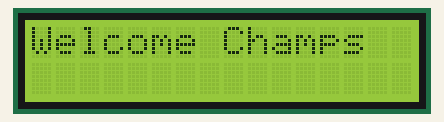
Simulated run of this sketch. Board: Arduino Uno, built with avr-gcc and run on an emulated ATmega328P. Shown: 16×2 character LCD.

Above: at 0.1 s.
At 1.1 s:
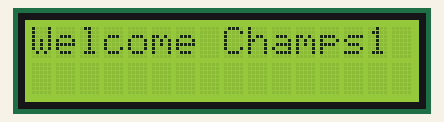
At 10.7 s:
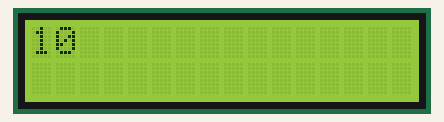
At 20.2 s:
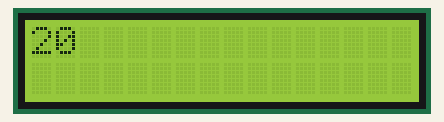
At 29.8 s:
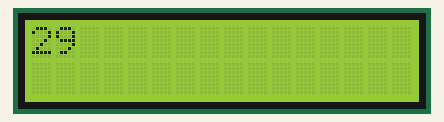
At 39.3 s:
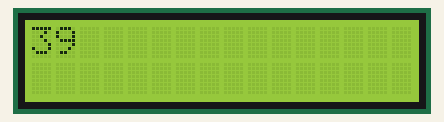

The sketch:

Lcd_millis.ino
```cpp
#include<LiquidCrystal.h>


const int rs=13, e=12, d4=8, d5=9, d6=10, d7=11;
LiquidCrystal lcd(rs, e, d4, d5, d6, d7);
void setup() {
  // put your setup code here, to run once:
lcd.begin(16,2);

lcd.print("Welcome Champs");
delay(1000);
}

void loop() {
  // put your main code here, to run repeatedly:
lcd.print(millis()/1000);
  delay(500);
  lcd.clear();
}
```

Measured:
- what the display in image 1 shows lasts 0.5 s, from 1.1 s to 1.6 s
